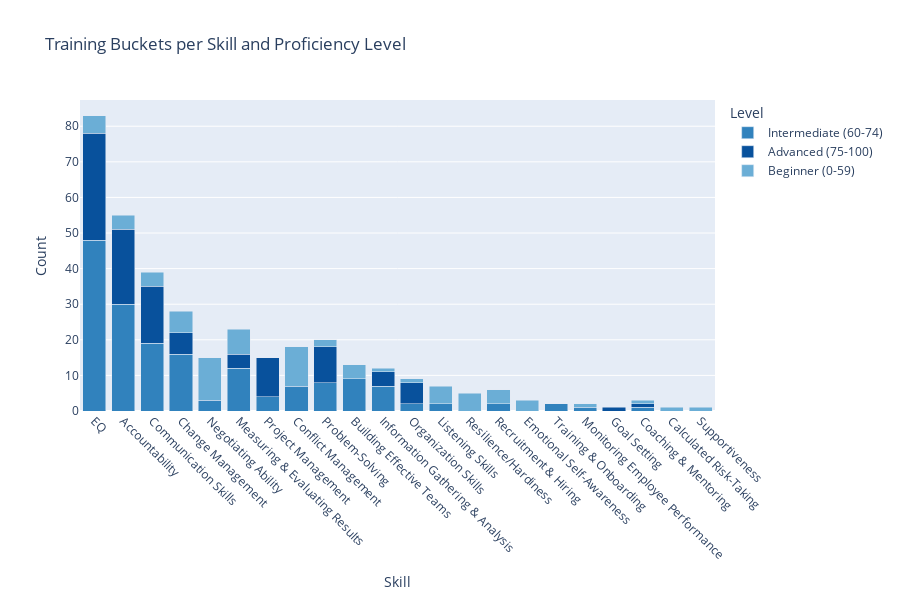

The notebook cell this image was saved under:
### Code cell
import pandas as pd
import plotly.express as px

# Load your data
training = pd.read_csv('Training Clusters.csv')

def plot_training_buckets_per_skill(filtered_df):
    """
    Generates a stacked bar plot for the training buckets per skill and proficiency level,
    with sorting and custom colors for the proficiency levels.

    Parameters:
    - filtered_df (pd.DataFrame): DataFrame containing 'Skill', 'Level', and 'DASH ID' columns.

    Returns:
    - fig (plotly.graph_objs._figure.Figure): The stacked bar plot figure.
    - summary_stat (pd.DataFrame): Summary of the count of training buckets per skill and proficiency level.
    """
    # Calculate counts of skills per level
    skill_level_counts = (
        filtered_df.groupby(['Skill', 'Level'])
        .size()
        .reset_index(name='Count')
    )

    # Sort the skill_level_counts by the 'Count' column in descending order
    skill_level_counts = skill_level_counts.sort_values(by='Count', ascending=False)

    # Get unique skills and rotate the list so 'Listening' is first
    skills_order = skill_level_counts['Skill'].unique().tolist()
    if "Listening" in skills_order:
        idx = skills_order.index("Listening")
        skills_order = skills_order[idx:] + skills_order[:idx]

    # Define a custom color scale with blue shades
    color_scale = {
        'Beginner (0-59)': '#6BAED6',       # Light blue
        'Intermediate (60-74)': '#3182BD',  # Medium blue
        'Advanced (75-100)': '#08519C'      # Dark blue
    }

    # Create the bar plot with custom order
    fig = px.bar(
        skill_level_counts,
        x="Skill",
        y="Count",
        color="Level",
        title="Training Buckets per Skill and Proficiency Level",
        barmode="stack",
        color_discrete_map=color_scale,
        category_orders={"Skill": skills_order}  # Enforce custom skill order
    )

    # Update layout for better readability
    fig.update_layout(xaxis_tickangle=45, height=600)

    return fig, skill_level_counts

# Call the function and get the plot
fig, skill_level_counts = plot_training_buckets_per_skill(training)

# Show the plot
fig.show()

### Figure 1 — Plotly figure (JSON) as saved in the notebook; plotly's stock layout.template omitted (floating-point values rounded to 4 significant figures)
{"data": [{"hovertemplate": "Level=Intermediate (60-74)<br>Skill=%{x}<br>Count=%{y}<extra></extra>", "legendgroup": "Intermediate (60-74)", "marker": {"color": "#3182BD", "pattern": {"shape": ""}}, "name": "Intermediate (60-74)", "orientation": "v", "showlegend": true, "textposition": "auto", "type": "bar", "x": ["EQ", "Accountability", "Communication Skills", "Change Management", "Measuring & Evaluating Results", "Building Effective Teams", "Problem-Solving", "Information Gathering & Analysis", "Conflict Management", "Project Management", "Negotiating Ability", "Recruitment & Hiring", "Organization Skills", "Training & Onboarding", "Listening Skills", "Monitoring Employee Performance", "Coaching & Mentoring"], "xaxis": "x", "y": [48, 30, 19, 16, 12, 9, 8, 7, 7, 4, 3, 2, 2, 2, 2, 1, 1], "yaxis": "y"}, {"hovertemplate": "Level=Advanced (75-100)<br>Skill=%{x}<br>Count=%{y}<extra></extra>", "legendgroup": "Advanced (75-100)", "marker": {"color": "#08519C", "pattern": {"shape": ""}}, "name": "Advanced (75-100)", "orientation": "v", "showlegend": true, "textposition": "auto", "type": "bar", "x": ["EQ", "Accountability", "Communication Skills", "Project Management", "Problem-Solving", "Organization Skills", "Change Management", "Measuring & Evaluating Results", "Information Gathering & Analysis", "Goal Setting", "Coaching & Mentoring"], "xaxis": "x", "y": [30, 21, 16, 11, 10, 6, 6, 4, 4, 1, 1], "yaxis": "y"}, {"hovertemplate": "Level=Beginner (0-59)<br>Skill=%{x}<br>Count=%{y}<extra></extra>", "legendgroup": "Beginner (0-59)", "marker": {"color": "#6BAED6", "pattern": {"shape": ""}}, "name": "Beginner (0-59)", "orientation": "v", "showlegend": true, "textposition": "auto", "type": "bar", "x": ["Negotiating Ability", "Conflict Management", "Measuring & Evaluating Results", "Change Management", "EQ", "Listening Skills", "Resilience/Hardiness", "Recruitment & Hiring", "Communication Skills", "Accountability", "Building Effective Teams", "Emotional Self-Awareness", "Problem-Solving", "Organization Skills", "Monitoring Employee Performance", "Coaching & Mentoring", "Calculated Risk-Taking", "Supportiveness", "Information Gathering & Analysis"], "xaxis": "x", "y": [12, 11, 7, 6, 5, 5, 5, 4, 4, 4, 4, 3, 2, 1, 1, 1, 1, 1, 1], "yaxis": "y"}], "layout": {"barmode": "stack", "height": 600, "legend": {"title": {"text": "Level"}, "tracegroupgap": 0}, "title": {"text": "Training Buckets per Skill and Proficiency Level"}, "xaxis": {"anchor": "y", "categoryarray": ["EQ", "Accountability", "Communication Skills", "Change Management", "Negotiating Ability", "Measuring & Evaluating Results", "Project Management", "Conflict Management", "Problem-Solving", "Building Effective Teams", "Information Gathering & Analysis", "Organization Skills", "Listening Skills", "Resilience/Hardiness", "Recruitment & Hiring", "Emotional Self-Awareness", "Training & Onboarding", "Monitoring Employee Performance", "Goal Setting", "Coaching & Mentoring", "Calculated Risk-Taking", "Supportiveness"], "categoryorder": "array", "domain": [0, 1], "tickangle": 45, "title": {"text": "Skill"}}, "yaxis": {"anchor": "x", "domain": [0, 1], "title": {"text": "Count"}}}}
